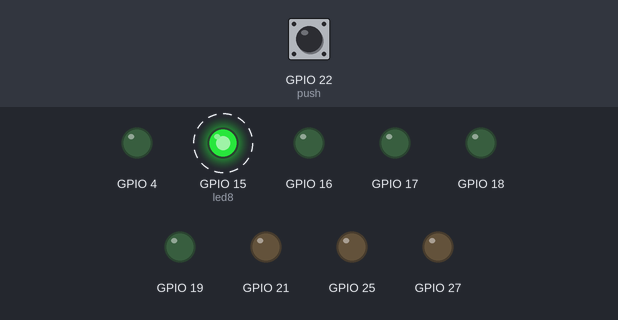
A program run on a simulated ESP32. Parts: output pins drawn as LEDs (lit = HIGH). Dashed ring = blinking. The test bench sets the inputs (shaded band); at power-on: GPIO 22 (push) LOW. What the program prints to the serial monitor is not drawn.

Above: at 0.5 s.
Timing chart, 0 to 4.6 s (numbered marks = the images above):
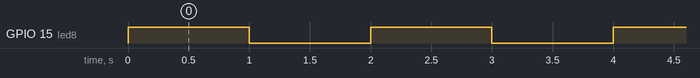

The program:

main.cpp
```cpp
#include <Arduino.h>
#include <stdio.h>
#include "freertos/FreeRTOS.h"
#include "freertos/task.h"
#include "driver/gpio.h"
#include "esp_system.h"
#include "esp_log.h"

gpio_num_t push = GPIO_NUM_22;

#define led0 GPIO_NUM_21
#define led1 GPIO_NUM_18
#define led2 GPIO_NUM_17
#define led3 GPIO_NUM_4
#define led4 GPIO_NUM_25
#define led5 GPIO_NUM_16
#define led6 GPIO_NUM_27
#define led7 GPIO_NUM_19

#define led8 GPIO_NUM_15

#define GPIO_OUTS ((1<<led0)|(1<<led1)|(1<<led2)|(1<<led3)|(1<<led4)|(1<<led5)|(1<<led6)|(1<<led7));

void setup() {
gpio_config_t io_config={};
io_config.mode=GPIO_MODE_OUTPUT;
io_config.pin_bit_mask=GPIO_OUTS;
io_config.intr_type=GPIO_INTR_DISABLE;
io_config.pull_down_en= GPIO_PULLDOWN_DISABLE;
io_config.pull_up_en=GPIO_PULLUP_DISABLE;
gpio_config(&io_config);

io_config.mode=GPIO_MODE_INPUT;
io_config.pin_bit_mask=(1<<push);
io_config.intr_type=GPIO_INTR_DISABLE;
io_config.pull_down_en= GPIO_PULLDOWN_ENABLE;           //bajo pasa a alto 0 -> 1
io_config.pull_up_en=GPIO_PULLUP_DISABLE;
gpio_config(&io_config);

gpio_set_direction(led8,GPIO_MODE_OUTPUT);
}

void loop() {
  int status_push=gpio_get_level(push);
  printf("El estado del pulsador es:");
  printf("%d\n",status_push);

  gpio_set_level(led8,1);
  vTaskDelay(1000/portTICK_PERIOD_MS);
  gpio_set_level(led8,0);
  vTaskDelay(1000/portTICK_PERIOD_MS);

}
```

Measured:
- by itself, GPIO 15 (led8): alternates HIGH for 1.0 s and LOW for 1.0 s
